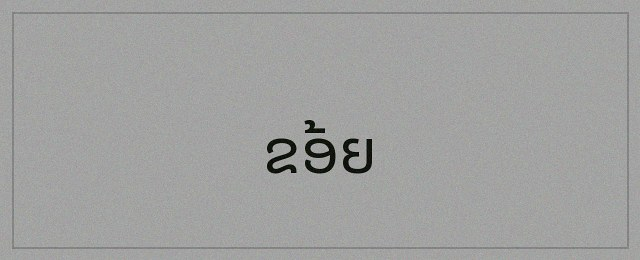
#> input picture data/gold/images/gold_card_0006.jpg, 640 x 260 px
$ python -i perspective.py   (imports and definitions only)
#> lines starting #> are read from the running program, lines starting #| are printed output that depends on the picture; after the words box and inside, x2 and y2 are one past the last pixel; in counts of white or black regions, pixels touching at a corner belong together
"""
Module Hiệu chỉnh phối cảnh (Perspective Correction - Bước A4).
Tự động phát hiện 4 góc thẻ flashcard qua contour + approxPolyDP và nắn thẳng (Warp Perspective).
"""
from typing import Tuple
import numpy as np
import cv2


def order_points(pts: np.ndarray) -> np.ndarray:
    """Sắp xếp 4 điểm theo thứ tự: top-left, top-right, bottom-right, bottom-left."""
    rect = np.zeros((4, 2), dtype="float32")
    s = pts.sum(axis=1)
    rect[0] = pts[np.argmin(s)]  # Top-left (tổng x+y nhỏ nhất)
    rect[2] = pts[np.argmax(s)]  # Bottom-right (tổng x+y lớn nhất)

    diff = np.diff(pts, axis=1)
    rect[1] = pts[np.argmin(diff)]  # Top-right (hiệu y-x nhỏ nhất)
    rect[3] = pts[np.argmax(diff)]  # Bottom-left (hiệu y-x lớn nhất)
    return rect


def four_point_transform(image: np.ndarray, pts: np.ndarray) -> np.ndarray:
    """Biến đổi phối cảnh phối hợp ma trận đồng biến (Homography Matrix)."""
    rect = order_points(pts)
    (tl, tr, br, bl) = rect

    # Tính chiều rộng mới
    width_a = np.sqrt(((br[0] - bl[0]) ** 2) + ((br[1] - bl[1]) ** 2))
    width_b = np.sqrt(((tr[0] - tl[0]) ** 2) + ((tr[1] - tl[1]) ** 2))
    max_w = max(int(width_a), int(width_b))

    # Tính chiều cao mới
    height_a = np.sqrt(((tr[0] - br[0]) ** 2) + ((tr[1] - br[1]) ** 2))
    height_b = np.sqrt(((tl[0] - bl[0]) ** 2) + ((tl[1] - bl[1]) ** 2))
    max_h = max(int(height_a), int(height_b))

    dst = np.array([
        [0, 0],
        [max_w - 1, 0],
        [max_w - 1, max_h - 1],
        [0, max_h - 1]
    ], dtype="float32")

    m = cv2.getPerspectiveTransform(rect, dst)
    warped = cv2.warpPerspective(image, m, (max_w, max_h), borderMode=cv2.BORDER_CONSTANT, borderValue=(255, 255, 255))
    return warped


def apply_perspective_correction(image_rgb: np.ndarray, min_area: float = 5000.0) -> Tuple[np.ndarray, bool]:
    """
    Phát hiện đường bao thẻ flashcard và nắn thẳng phối cảnh.
    Trả về: (Ảnh đã nắn hoặc ảnh gốc, boolean báo hiệu có nắn hay không).
    """
#> called with min_area = 5000
    gray = cv2.cvtColor(image_rgb, cv2.COLOR_RGB2GRAY)
    blurred = cv2.GaussianBlur(gray, (5, 5), 0)
    edged = cv2.Canny(blurred, 75, 200)
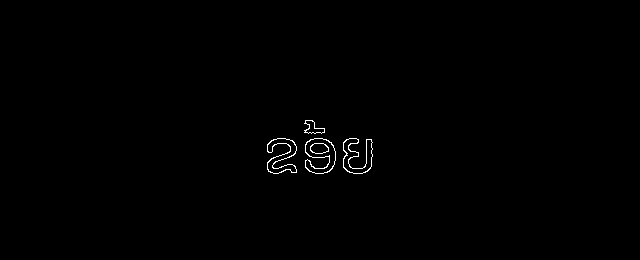
#> edged: shape (260, 640); 0.45% white in thin lines or dots, all inside (x1, y1, x2, y2) = (267, 120, 373, 174)

    contours, _ = cv2.findContours(edged.copy(), cv2.RETR_LIST, cv2.CHAIN_APPROX_SIMPLE)
#> contours = 10 contours; largest, box (x1, y1, x2, y2) and area: (305, 138, 336, 174) 695, (305, 138, 336, 174) 660, (343, 138, 373, 174) 504, (267, 138, 297, 174) 504, (343, 138, 373, 174) 468
    contours = sorted(contours, key=cv2.contourArea, reverse=True)[:5]
#> contours = 5 contours; box (x1, y1, x2, y2) and area: (305, 138, 336, 174) 695, (305, 138, 336, 174) 660, (343, 138, 373, 174) 504, (267, 138, 297, 174) 504, (343, 138, 373, 174) 468

    for c in contours:
        area = cv2.contourArea(c)
        if area < min_area:
            continue
        peri = cv2.arcLength(c, True)
        approx = cv2.approxPolyDP(c, 0.02 * peri, True)

        if len(approx) == 4:
            warped = four_point_transform(image_rgb, approx.reshape(4, 2))
            return warped, True
#> this loop made 5 passes
#> area on passes 1 to 5: 695, 660.5, 503.5, 503.5, 468

    return image_rgb.copy(), False

>>> import cv2
>>> picture = cv2.cvtColor(cv2.imread('../../data/gold/images/gold_card_0006.jpg'), cv2.COLOR_BGR2RGB)
>>> result = apply_perspective_correction(picture)

$ run again, on data/gold/images/gold_card_0010.jpg
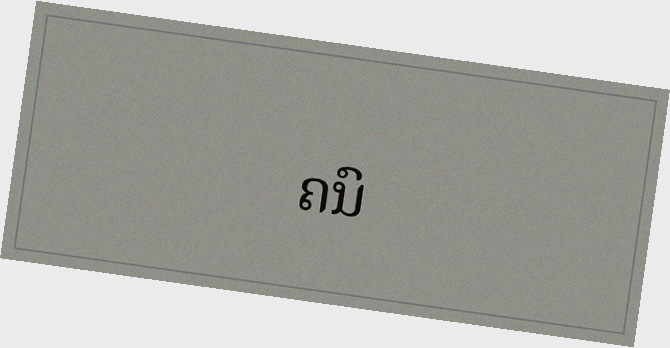
#> input picture data/gold/images/gold_card_0010.jpg, 670 x 348 px
#> in apply_perspective_correction, `edged = cv2.Canny(blurred, 75, 200)`:
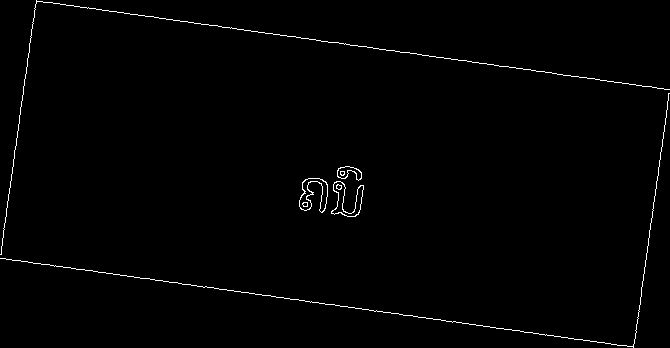
#> edged: shape (348, 670); 0.99% white in thin lines or dots
#> in apply_perspective_correction, `contours, _ = cv2.findContours(edged.copy(), cv2.RETR_LIST, cv2.CHAIN_..`: contours = 14 contours, 7 with area under 20; largest, box (x1, y1, x2, y2) and area: (331, 181, 364, 217) 444, (299, 178, 328, 213) 442, (331, 181, 364, 217) 420, (299, 178, 328, 213) 408, (337, 166, 362, 181) 186, (337, 166, 362, 181) 170, (336, 184, 342, 190) 20
#> in apply_perspective_correction, `contours = sorted(contours, key=cv2.contourArea, reverse=True)[:5]`: contours = 5 contours; box (x1, y1, x2, y2) and area: (331, 181, 364, 217) 444, (299, 178, 328, 213) 442, (331, 181, 364, 217) 420, (299, 178, 328, 213) 408, (337, 166, 362, 181) 186
#> the loop in apply_perspective_correction, `for c in contours:` made 5 passes
#> area on passes 1 to 5: 444.5, 442.5, 419.5, 408.5, 186.5

$ run again, on data/gold/images/gold_card_0016.jpg
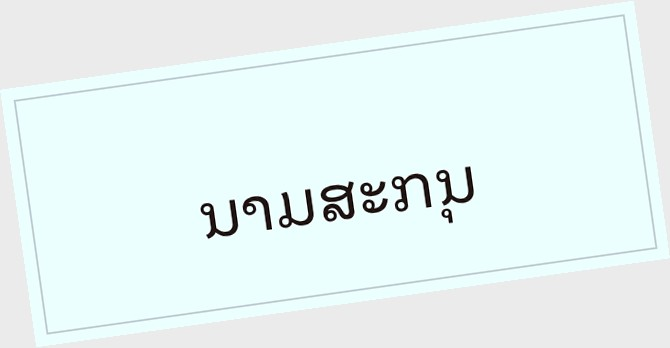
#> input picture data/gold/images/gold_card_0016.jpg, 670 x 348 px
#> in apply_perspective_correction, `blurred = cv2.GaussianBlur(gray, (5, 5), 0)`:
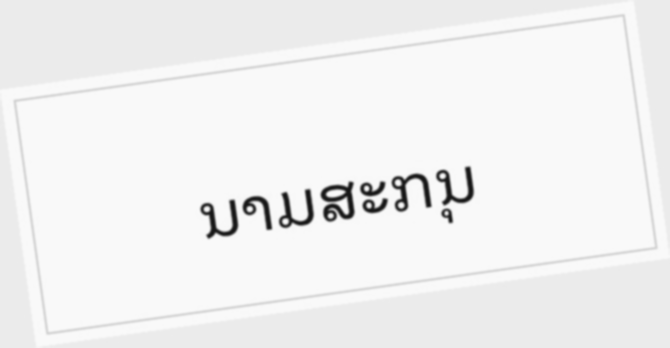
#> blurred: shape (348, 670); min 21, max 250, mean 240.9
#> in apply_perspective_correction, `edged = cv2.Canny(blurred, 75, 200)`:
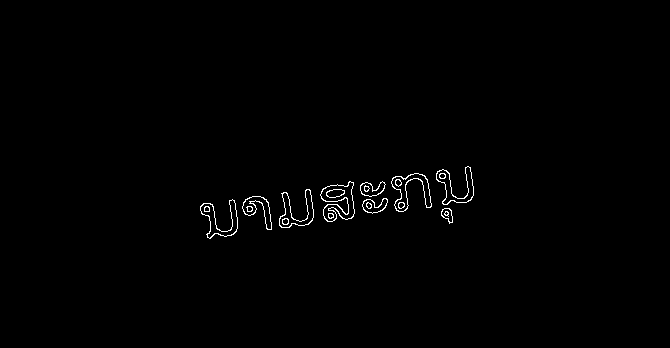
#> edged: shape (348, 670); 0.73% white in thin lines or dots, all inside (x1, y1, x2, y2) = (200, 166, 474, 239)
#> in apply_perspective_correction, `contours, _ = cv2.findContours(edged.copy(), cv2.RETR_LIST, cv2.CHAIN_..`: contours = 40 contours, 5 with area under 20; largest, box (x1, y1, x2, y2) and area: (320, 181, 355, 222) 814, (320, 181, 355, 222) 767, (391, 173, 432, 212) 606, (391, 173, 432, 212) 568, (200, 199, 238, 239) 526
#> in apply_perspective_correction, `contours = sorted(contours, key=cv2.contourArea, reverse=True)[:5]`: contours = 5 contours; box (x1, y1, x2, y2) and area: (320, 181, 355, 222) 814, (320, 181, 355, 222) 767, (391, 173, 432, 212) 606, (391, 173, 432, 212) 568, (200, 199, 238, 239) 526
#> the loop in apply_perspective_correction, `for c in contours:` made 5 passes
#> area on passes 1 to 5: 814.5, 767, 605.5, 568.5, 525.5
